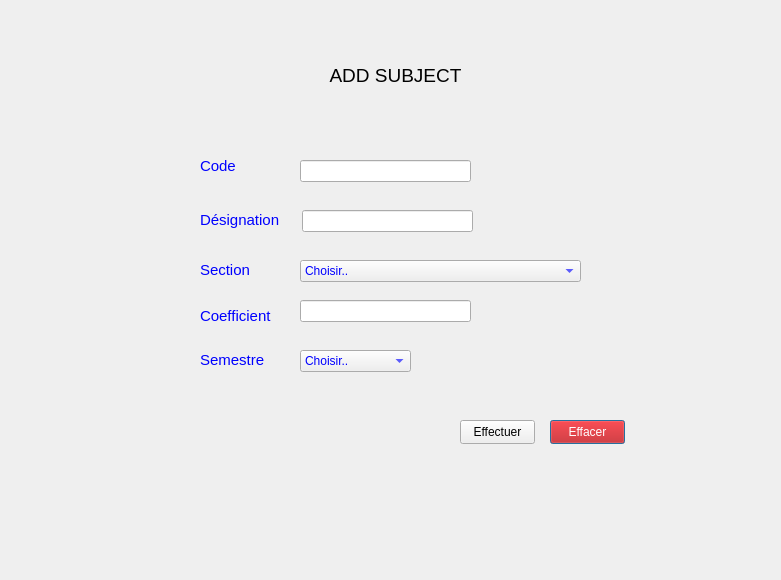
 <widget class="QDialog" name="Dialog">
  <property name="geometry">
   <rect>
    <x>0</x>
    <y>0</y>
    <width>781</width>
    <height>580</height>
   </rect>
  </property>
  <property name="windowTitle">
   <string>Dialog</string>
  </property>
  <property name="styleSheet">
   <string notr="true">QProgressBar:horizontal {
    border: 1px solid #3A3939;
    text-align: center;
    padding: 1px;
    background: #201F1F;
}
QProgressBar::chunk:horizontal {
    background-color: qlineargradient(spread:reflect, x1:1, y1:0.545, x2:1, y2:0, stop:0 rgba(28, 66, 111, 255), stop:1 rgba(37, 87, 146, 255));
}

QToolTip
{
    border: 1px solid #3A3939;
    background-color: rgb(90, 102, 117);;
    color: white;
    padding: 1px;
    opacity: 200;
}

QWidget
{
    color: silver;
    background-color: #302F2F;
    selection-background-color:#3d8ec9;
    selection-color: black;
    background-clip: border;
    border-image: none;
    outline: 0;
}

QWidget:item:hover
{
    background-color: #78879b;
    color: black;
}

QWidget:item:selected
{
    background-color: #3d8ec9;
}

QCheckBox
{
    spacing: 5px;
    outline: none;
    color: #bbb;
    margin-bottom: 2px;
}

QCheckBox:disabled
{
    color: #777777;
}
QCheckBox::indicator,
QGroupBox::indicator
{
    width: 18px;
    height: 18px;
}
QGroupBox::indicator
{
    margin-left: 2px;
}

QCheckBox::indicator:unchecked,
QCheckBox::indicator:unchecked:hover,
QGroupBox::indicator:unchecked,
QGroupBox::indicator:unchecked:hover
{
    image: url(:/dark_blue/img/checkbox_unchecked.png);
}

QCheckBox::indicator:unchecked:focus,
QCheckBox::indicator:unchecked:pressed,
QGroupBox::indicator:unchecked:focus,
QGroupBox::indicator:unchecked:pressed
{
  border: none;
    image: url(:/dark_blue/img/checkbox_unchecked_focus.png);
}

QCheckBox::indicator:checked,
QCheckBox::indicator:checked:hover,
QGroupBox::indicator:checked,
QGroupBox::indicator:checked:hover
{
    image: url(:/dark_blue/img/checkbox_checked.png);
}

QCheckBox::indicator:checked:focus,
QCheckBox::indicator:checked:pressed,
QGroupBox::indicator:checked:focus,
QGroupBox::indicator:checked:pressed
{
  border: none;
    image: url(:/dark_blue/img/checkbox_checked_focus.png);
}

QCheckBox::indicator:indeterminate,
QCheckBox::indicator:indeterminate:hover,
QCheckBox::indicator:indeterminate:pressed
QGroupBox::indicator:indeterminate,
QGroupBox::indicator:indeterminate:hover,
QGroupBox::indicator:indeterminate:pressed
{
    image: url(:/dark_blue/img/checkbox_indeterminate.png);
}

QCheckBox::indicator:indeterminate:focus,
QGroupBox::indicator:indeterminate:focus
{
    image: url(:/dark_blue/img/checkbox_indeterminate_focus.png);
}

QCheckBox::indicator:checked:disabled,
QGroupBox::indicator:checked:disabled
{
    image: url(:/dark_blue/img/checkbox_checked_disabled.png);
}

QCheckBox::indicator:unchecked:disabled,
QGroupBox::indicator:unchecked:disabled
{
    image: url(:/dark_blue/img/checkbox_unchecked_disabled.png);
}

QRadioButton
{
    spacing: 5px;
    outline: none;
    color: #bbb;
    margin-bottom: 2px;
}

QRadioButton:disabled
{
    color: #777777;
}
QRadioButton::indicator
{
    width: 21px;
    height: 21px;
}

QRadioButton::indicator:unchecked,
QRadioButton::indicator:unchecked:hover
{
    image: url(:/dark_blue/img/radio_unchecked.png);
}

QRadioButton::indicator:unchecked:focus,
QRadioButton::indicator:unchecked:pressed
{
  border: none;
  outline: none;
    image: url(:/dark_blue/img/radio_unchecked_focus.png);
}

QRadioButton::indicator:checked,
QRadioButton::indicator:checked:hover
{
  border: none;
  outline: none;
    image: url(:/dark_blue/img/radio_checked.png);
}

QRadioButton::indicator:checked:focus,
QRadioButton::indicato::menu-arrowr:checked:pressed
{
  border: none;
  outline: none;
    image: url(:/dark_blue/img/radio_checked_focus.png);
}

QRadioButton::indicator:indeterminate,
QRadioButton::indicator:indeterminate:hover,
QRadioButton::indicator:indeterminate:pressed
{
        image: url(:/dark_blue/img/radio_indeterminate.png);
}

QRadioButton::indicator:checked:disabled
{
  outline: none;
  image: url(:/dark_blue/img/radio_checked_disabled.png);
}

QRadioButton::indicator:unchecked:disabled
{
    image: url(:/dark_blue/img/radio_unchecked_disabled.png);
}


QMenuBar
{
    background-color: #302F2F;
    color: silver;
}

QMenuBar::item
{
    background: transparent;
}

QMenuBar::item:selected
{
    background: transparent;
    border: 1px solid #3A3939;
}

QMenuBar::item:pressed
{
    border: 1px solid #3A3939;
    background-color: #3d8ec9;
    color: black;
    margin-bottom:-1px;
    padding-bottom:1px;
}

QMenu
{
    border: 1px solid #3A3939;
    color: silver;
    margin: 1px;
}

QMenu::icon
{
    margin: 1px;
}

QMenu::item
{
    padding: 2px 2px 2px 25px;
    margin-left: 5px;
    border: 1px solid transparent; /* reserve space for selection border */
}

QMenu::item:selected
{
    color: black;
}

QMenu::separator {
    height: 2px;
    background: lightblue;
    margin-left: 10px;
    margin-right: 5px;
}

QMenu::indicator {
    width: 16px;
    height: 16px;
}

/* non-exclusive indicator = check box style indicator
   (see QActionGroup::setExclusive) */
QMenu::indicator:non-exclusive:unchecked {
    image: url(:/dark_blue/img/checkbox_unchecked.png);
}

QMenu::indicator:non-exclusive:unchecked:selected {
    image: url(:/dark_blue/img/checkbox_unchecked_disabled.png);
}

QMenu::indicator:non-exclusive:checked {
    image: url(:/dark_blue/img/checkbox_checked.png);
}

QMenu::indicator:non-exclusive:checked:selected {
    image: url(:/dark_blue/img/checkbox_checked_disabled.png);
}

/* exclusive indicator = radio button style indicator (see QActionGroup::setExclusive) */
QMenu::indicator:exclusive:unchecked {
    image: url(:/dark_blue/img/radio_unchecked.png);
}

QMenu::indicator:exclusive:unchecked:selected {
    image: url(:/dark_blue/img/radio_unchecked_disabled.png);
}

QMenu::indicator:exclusive:checked {
    image: url(:/dark_blue/img/radio_checked.png);
}

QMenu::indicator:exclusive:checked:selected {
    image: url(:/dark_blue/img/radio_checked_disabled.png);
}

QMenu::right-arrow {
    margin: 5px;
    image: url(:/dark_blue/img/right_arrow.png)
}


QWidget:disabled
{
    color: #808080;
    background-color: #302F2F;
}

QAbstractItemView
{
    alternate-background-color: #3A3939;
    color: silver;
    border: 1px solid 3A3939;
    border-radius: 2px;
    padding: 1px;
}

QWidget:focus, QMenuBar:focus
{
    border: 1px solid #78879b;
}

QTabWidget:focus, QCheckBox:focus, QRadioButton:focus, QSlider:focus
{
    border: none;
}

QLineEdit
{
    background-color: #201F1F;
    padding: 2px;
    border-style: solid;
    border: 1px solid #3A3939;
    border-radius: 2px;
    color: silver;
}

QGroupBox {
    border:1px solid #3A3939;
    border-radius: 2px;
    margin-top: 20px;
    background-color: #302F2F;
    color: silver;
}

QGroupBox::title {
    subcontrol-origin: margin;
    subcontrol-position: top center;
    padding-left: 10px;
    padding-right: 10px;
    padding-top: 10px;
}

QAbstractScrollArea
{
    border-radius: 2px;
    border: 1px solid #3A3939;
    background-color: transparent;
}

QScrollBar:horizontal
{
    height: 15px;
    margin: 3px 15px 3px 15px;
    border: 1px transparent #2A2929;
    border-radius: 4px;
    background-color: #2A2929;
}

QScrollBar::handle:horizontal
{
    background-color: #605F5F;
    min-width: 5px;
    border-radius: 4px;
}

QScrollBar::add-line:horizontal
{
    margin: 0px 3px 0px 3px;
    border-image: url(:/dark_blue/img/right_arrow_disabled.png);
    width: 10px;
    height: 10px;
    subcontrol-position: right;
    subcontrol-origin: margin;
}

QScrollBar::sub-line:horizontal
{
    margin: 0px 3px 0px 3px;
    border-image: url(:/dark_blue/img/left_arrow_disabled.png);
    height: 10px;
    width: 10px;
    subcontrol-position: left;
    subcontrol-origin: margin;
}

QScrollBar::add-line:horizontal:hover,QScrollBar::add-line:horizontal:on
{
    border-image: url(:/dark_blue/img/right_arrow.png);
    height: 10px;
    width: 10px;
    subcontrol-position: right;
    subcontrol-origin: margin;
}


QScrollBar::sub-line:horizontal:hover, QScrollBar::sub-line:horizontal:on
{
    border-image: url(:/dark_blue/img/left_arrow.png);
    height: 10px;
    width: 10px;
    subcontrol-position: left;
    subcontrol-origin: margin;
}

QScrollBar::up-arrow:horizontal, QScrollBar::down-arrow:horizontal
{
    background: none;
}


QScrollBar::add-page:horizontal, QScrollBar::sub-page:horizontal
{
    background: none;
}

QScrollBar:vertical
{
    background-color: #2A2929;
    width: 15px;
    margin: 15px 3px 15px 3px;
    border: 1px transparent #2A2929;
    border-radius: 4px;
}

QScrollBar::handle:vertical
{
    background-color: #605F5F;
    min-height: 5px;
    border-radius: 4px;
}

QScrollBar::sub-line:vertical
{
    margin: 3px 0px 3px 0px;
    border-image: url(:/dark_blue/img/up_arrow_disabled.png);
    height: 10px;
    width: 10px;
    subcontrol-position: top;
    subcontrol-origin: margin;
}

QScrollBar::add-line:vertical
{
    margin: 3px 0px 3px 0px;
    border-image: url(:/dark_blue/img/down_arrow_disabled.png);
    height: 10px;
    width: 10px;
    subcontrol-position: bottom;
    subcontrol-origin: margin;
}

QScrollBar::sub-line:vertical:hover,QScrollBar::sub-line:vertical:on
{

    border-image: url(:/dark_blue/img/up_arrow.png);
    height: 10px;
    width: 10px;
    subcontrol-position: top;
    subcontrol-origin: margin;
}


QScrollBar::add-line:vertical:hover, QScrollBar::add-line:vertical:on
{
    border-image: url(:/dark_blue/img/down_arrow.png);
    height: 10px;
    width: 10px;
    subcontrol-position: bottom;
    subcontrol-origin: margin;
}

QScrollBar::up-arrow:vertical, QScrollBar::down-arrow:vertical
{
    background: none;
}


QScrollBar::add-page:vertical, QScrollBar::sub-page:vertical
{
    background: none;
}

QTextEdit
{
    background-color: #201F1F;
    color: silver;
    border: 1px solid #3A3939;
}

QPlainTextEdit
{
    background-color: #201F1F;;
    color: silver;
    border-radius: 2px;
    border: 1px solid #3A3939;
}

QHeaderView::section
{
    background-color: #3A3939;
    color: silver;
    padding-left: 4px;
    border: 1px solid #6c6c6c;
}

QSizeGrip {
    image: url(:/dark_blue/img/sizegrip.png);
    width: 12px;
    height: 12px;
}

QMainWindow
{
    background-color: #302F2F;

}

QMainWindow::separator
{
    background-color: #302F2F;
    color: white;
    padding-left: 4px;
    spacing: 2px;
    border: 1px dashed #3A3939;
}

QMainWindow::separator:hover
{

    background-color: #787876;
    color: white;
    padding-left: 4px;
    border: 1px solid #3A3939;
    spacing: 2px;
}


QMenu::separator
{
    height: 1px;
    background-color: #3A3939;
    color: white;
    padding-left: 4px;
    margin-left: 10px;
    margin-right: 5px;
}


QFrame
{
    border-radius: 2px;
    border: 1px solid #444;
}

QFrame[frameShape=&quot;0&quot;]
{
    border-radius: 2px;
    border: 1px transparent #444;
}

QStackedWidget
{
    background-color: #302F2F;
    border: 1px transparent black;
}

QToolBar {
    border: 1px transparent #393838;
    background: 1px solid #302F2F;
    font-weight: bold;
}

QToolBar::handle:horizontal {
    image: url(:/dark_blue/img/Hmovetoolbar.png);
}
QToolBar::handle:vertical {
    image: url(:/dark_blue/img/Vmovetoolbar.png);
}
QToolBar::separator:horizontal {
    image: url(:/dark_blue/img/Hsepartoolbar.png);
}
QToolBar::separator:vertical {
    image: url(:/dark_blue/img/Vsepartoolbars.png);
}

QPushButton
{
    color: silver;
    background-color: #302F2F;
    border-width: 2px;
    border-color: #4A4949;
    border-style: solid;
    padding-top: 2px;
    padding-bottom: 2px;
    padding-left: 10px;
    padding-right: 10px;
    border-radius: 4px;
    /* outline: none; */
    /* min-width: 40px; */
}

QPushButton:disabled
{
    background-color: #302F2F;
    border-width: 2px;
    border-color: #3A3939;
    border-style: solid;
    padding-top: 2px;
    padding-bottom: 2px;
    padding-left: 10px;
    padding-right: 10px;
    /*border-radius: 2px;*/
    color: #808080;
}

QPushButton:focus {
    background-color: #3d8ec9;
    color: white;
}

QComboBox
{
    selection-background-color: #3d8ec9;
    background-color: #201F1F;
    border-style: solid;
    border: 1px solid #3A3939;
    border-radius: 2px;
    padding: 2px;
    min-width: 75px;
}

QPushButton:checked{
    background-color: #4A4949;
    border-color: #6A6969;
}

QPushButton:hover {
    border: 2px solid #78879b;
    color: silver;
}

QComboBox:hover, QAbstractSpinBox:hover,QLineEdit:hover,QTextEdit:hover,QPlainTextEdit:hover,QAbstractView:hover,QTreeView:hover
{
    border: 1px solid #78879b;
    color: silver;
}

QComboBox:on
{
    background-color: #626873;
    padding-top: 3px;
    padding-left: 4px;
    selection-background-color: #4a4a4a;
}

QComboBox QAbstractItemView
{
    background-color: #201F1F;
    border-radius: 2px;
    border: 1px solid #444;
    selection-background-color: #3d8ec9;
    color: silver;
}

QComboBox::drop-down
{
    subcontrol-origin: padding;
    subcontrol-position: top right;
    width: 15px;

    border-left-width: 0px;
    border-left-color: darkgray;
    border-left-style: solid;
    border-top-right-radius: 3px;
    border-bottom-right-radius: 3px;
}

QComboBox::down-arrow
{
    image: url(:/dark_blue/img/down_arrow_disabled.png);
}

QComboBox::down-arrow:on, QComboBox::down-arrow:hover,
QComboBox::down-arrow:focus
{
    image: url(:/dark_blue/img/down_arrow.png);
}

QPushButton:pressed
{
    background-color: #484846;
}

QAbstractSpinBox {
    padding-top: 2px;
    padding-bottom: 2px;
    border: 1px solid #3A3939;
    background-color: #201F1F;
    color: silver;
    border-radius: 2px;
    min-width: 75px;
}

QAbstractSpinBox:up-button
{
    background-color: transparent;
    subcontrol-origin: border;
    subcontrol-position: top right;
}

QAbstractSpinBox:down-button
{
    background-color: transparent;
    subcontrol-origin: border;
    subcontrol-position: bottom right;
}

QAbstractSpinBox::up-arrow,QAbstractSpinBox::up-arrow:disabled,QAbstractSpinBox::up-arrow:off {
    image: url(:/dark_blue/img/up_arrow_disabled.png);
    width: 10px;
    height: 10px;
}
QAbstractSpinBox::up-arrow:hover
{
    image: url(:/dark_blue/img/up_arrow.png);
}


QAbstractSpinBox::down-arrow,QAbstractSpinBox::down-arrow:disabled,QAbstractSpinBox::down-arrow:off
{
    image: url(:/dark_blue/img/down_arrow_disabled.png);
    width: 10px;
    height: 10px;
}
QAbstractSpinBox::down-arrow:hover
{
    image: url(:/dark_blue/img/down_arrow.png);
}


QLabel
{
    border: 0px solid black;
}

QTabWidget{
    border: 1px transparent black;
}

QTabWidget::pane {
    border: 1px solid #444;
    border-radius: 3px;
    padding: 3px;
}

QTabBar
{
    qproperty-drawBase: 0;
    left: 5px; /* move to the right by 5px */
}

QTabBar:focus
{
    border: 0px transparent black;
}

QTabBar::close-button  {
    image: url(:/dark_blue/img/close.png);
    background: transparent;
}

QTabBar::close-button:hover
{
    image: url(:/dark_blue/img/close-hover.png);
    background: transparent;
}

QTabBar::close-button:pressed {
    image: url(:/dark_blue/img/close-pressed.png);
    background: transparent;
}

/* TOP TABS */
QTabBar::tab:top {
    color: #b1b1b1;
    border: 1px solid #4A4949;
    border-bottom: 1px transparent black;
    background-color: #302F2F;
    padding: 5px;
    border-top-left-radius: 2px;
    border-top-right-radius: 2px;
}

QTabBar::tab:top:!selected
{
    color: #b1b1b1;
    background-color: #201F1F;
    border: 1px transparent #4A4949;
    border-bottom: 1px transparent #4A4949;
    border-top-left-radius: 0px;
    border-top-right-radius: 0px;
}

QTabBar::tab:top:!selected:hover {
    background-color: #48576b;
}

/* BOTTOM TABS */
QTabBar::tab:bottom {
    color: #b1b1b1;
    border: 1px solid #4A4949;
    border-top: 1px transparent black;
    background-color: #302F2F;
    padding: 5px;
    border-bottom-left-radius: 2px;
    border-bottom-right-radius: 2px;
}

QTabBar::tab:bottom:!selected
{
    color: #b1b1b1;
    background-color: #201F1F;
    border: 1px transparent #4A4949;
    border-top: 1px transparent #4A4949;
    border-bottom-left-radius: 0px;
    border-bottom-right-radius: 0px;
}

QTabBar::tab:bottom:!selected:hover {
    background-color: #78879b;
}

/* LEFT TABS */
QTabBar::tab:left {
    color: #b1b1b1;
    border: 1px solid #4A4949;
    border-left: 1px transparent black;
    background-color: #302F2F;
    padding: 5px;
    border-top-right-radius: 2px;
    border-bottom-right-radius: 2px;
}

QTabBar::tab:left:!selected
{
    color: #b1b1b1;
    background-color: #201F1F;
    border: 1px transparent #4A4949;
    border-right: 1px transparent #4A4949;
    border-top-right-radius: 0px;
    border-bottom-right-radius: 0px;
}

QTabBar::tab:left:!selected:hover {
    background-color: #48576b;
}


/* RIGHT TABS */
QTabBar::tab:right {
    color: #b1b1b1;
    border: 1px solid #4A4949;
    border-right: 1px transparent black;
    background-color: #302F2F;
    padding: 5px;
    border-top-left-radius: 2px;
    border-bottom-left-radius: 2px;
}

QTabBar::tab:right:!selected
{
    color: #b1b1b1;
    background-color: #201F1F;
    border: 1px transparent #4A4949;
    border-right: 1px transparent #4A4949;
    border-top-left-radius: 0px;
    border-bottom-left-radius: 0px;
}

QTabBar::tab:right:!selected:hover {
    background-color: #48576b;
}

QTabBar QToolButton::right-arrow:enabled {
     image: url(:/dark_blue/img/right_arrow.png);
 }

 QTabBar QToolButton::left-arrow:enabled {
     image: url(:/dark_blue/img/left_arrow.png);
 }

QTabBar QToolButton::right-arrow:disabled {
     image: url(:/dark_blue/img/right_arrow_disabled.png);
 }

 QTabBar QToolButton::left-arrow:disabled {
     image: url(:/dark_blue/img/left_arrow_disabled.png);
 }


QDockWidget {
    border: 1px solid #403F3F;
    titlebar-close-icon: url(:/dark_blue/img/close.png);
    titlebar-normal-icon: url(:/dark_blue/img/undock.png);
}

QDockWidget::close-button, QDockWidget::float-button {
    border: 1px solid transparent;
    border-radius: 2px;
    background: transparent;
}

QDockWidget::close-button:hover, QDockWidget::float-button:hover {
    background: rgba(255, 255, 255, 10);
}

QDockWidget::close-button:pressed, QDockWidget::float-button:pressed {
    padding: 1px -1px -1px 1px;
    background: rgba(255, 255, 255, 10);
}

QTreeView, QListView, QTextBrowser, AtLineEdit, AtLineEdit::hover {
    border: 1px solid #444;
    background-color: silver;
    border-radius: 3px;
    margin-left: 3px;
    color: black;
}

QTreeView:branch:selected, QTreeView:branch:hover {
    background: url(:/dark_blue/img/transparent.png);
}

QTreeView::branch:has-siblings:!adjoins-item {
    border-image: url(:/dark_blue/img/transparent.png);
}

QTreeView::branch:has-siblings:adjoins-item {
    border-image: url(:/dark_blue/img/transparent.png);
}

QTreeView::branch:!has-children:!has-siblings:adjoins-item {
    border-image: url(:/dark_blue/img/transparent.png);
}

QTreeView::branch:has-children:!has-siblings:closed,
QTreeView::branch:closed:has-children:has-siblings {
    image: url(:/dark_blue/img/branch_closed.png);
}

QTreeView::branch:open:has-children:!has-siblings,
QTreeView::branch:open:has-children:has-siblings  {
    image: url(:/dark_blue/img/branch_open.png);
}

QTreeView::branch:has-children:!has-siblings:closed:hover,
QTreeView::branch:closed:has-children:has-siblings:hover {
    image: url(:/dark_blue/img/branch_closed-on.png);
    }

QTreeView::branch:open:has-children:!has-siblings:hover,
QTreeView::branch:open:has-children:has-siblings:hover  {
    image: url(:/dark_blue/img/branch_open-on.png);
    }

QListView::item:!selected:hover, QListView::item:!selected:hover, QTreeView::item:!selected:hover  {
    background: rgba(0, 0, 0, 0);
    outline: 0;
    color: #FFFFFF
}

QListView::item:selected:hover, QListView::item:selected:hover, QTreeView::item:selected:hover  {
    background: #3d8ec9;
    color: #FFFFFF;
}

QSlider::groove:horizontal {
    border: 1px solid #3A3939;
    height: 8px;
    background: #201F1F;
    margin: 2px 0;
    border-radius: 2px;
}

QSlider::handle:horizontal {
    background: QLinearGradient( x1: 0, y1: 0, x2: 0, y2: 1,
      stop: 0.0 silver, stop: 0.2 #a8a8a8, stop: 1 #727272);
    border: 1px solid #3A3939;
    width: 14px;
    height: 14px;
    margin: -4px 0;
    border-radius: 2px;
}

QSlider::groove:vertical {
    border: 1px solid #3A3939;
    width: 8px;
    background: #201F1F;
    margin: 0 0px;
    border-radius: 2px;
}

QSlider::handle:vertical {
    background: QLinearGradient( x1: 0, y1: 0, x2: 0, y2: 1, stop: 0.0 silver,
    stop: 0.2 #a8a8a8, stop: 1 #727272);
    border: 1px solid #3A3939;
    width: 14px;
    height: 14px;
    margin: 0 -4px;
    border-radius: 2px;
}

QToolButton {
    /*  background-color: transparent; */
    border: 2px transparent #4A4949;
    border-radius: 4px;
    background-color: dimgray;
    margin: 2px;
    padding: 2px;
}

QToolButton[popupMode=&quot;1&quot;] { /* only for MenuButtonPopup */
 padding-right: 20px; /* make way for the popup button */
 border: 2px transparent #4A4949;
 border-radius: 4px;
}

QToolButton[popupMode=&quot;2&quot;] { /* only for InstantPopup */
 padding-right: 10px; /* make way for the popup button */
 border: 2px transparent #4A4949;
}


QToolButton:hover, QToolButton::menu-button:hover {
    border: 2px solid #78879b;
}

QToolButton:checked, QToolButton:pressed,
    QToolButton::menu-button:pressed {
    background-color: #4A4949;
    border: 2px solid #78879b;
}

/* the subcontrol below is used only in the InstantPopup or DelayedPopup mode */
QToolButton::menu-indicator {
    image: url(:/dark_blue/img/down_arrow.png);
    top: -7px; left: -2px; /* shift it a bit */
}

/* the subcontrols below are used only in the MenuButtonPopup mode */
QToolButton::menu-button {
    border: 1px transparent #4A4949;
    border-top-right-radius: 6px;
    border-bottom-right-radius: 6px;
    /* 16px width + 4px for border = 20px allocated above */
    width: 16px;
    outline: none;
}

QToolButton::menu-arrow {
    image: url(:/dark_blue/img/down_arrow.png);
}

QToolButton::menu-arrow:open {
    top: 1px; left: 1px; /* shift it a bit */
    border: 1px solid #3A3939;
}

QPushButton::menu-indicator  {
    subcontrol-origin: padding;
    subcontrol-position: bottom right;
    left: 4px;
}

QTableView
{
    border: 1px solid #444;
    gridline-color: #6c6c6c;
    background-color: #201F1F;
}


QTableView, QHeaderView
{
    border-radius: 0px;
}

QTableView::item:pressed, QListView::item:pressed, QTreeView::item:pressed  {
    background: #78879b;
    color: #FFFFFF;
}

QTableView::item:selected:active, QTreeView::item:selected:active, QListView::item:selected:active  {
    background: #3d8ec9;
    color: #FFFFFF;
}


QHeaderView
{
    border: 1px transparent;
    border-radius: 2px;
    margin: 0px;
    padding: 0px;
}

QHeaderView::section  {
    background-color: #3A3939;
    color: silver;
    padding: 4px;
    border: 1px solid #6c6c6c;
    border-radius: 0px;
    text-align: center;
}

QHeaderView::section::vertical::first, QHeaderView::section::vertical::only-one
{
    border-top: 1px solid #6c6c6c;
}

QHeaderView::section::vertical
{
    border-top: transparent;
}

QHeaderView::section::horizontal::first, QHeaderView::section::horizontal::only-one
{
    border-left: 1px solid #6c6c6c;
}

QHeaderView::section::horizontal
{
    border-left: transparent;
}


QHeaderView::section:checked
 {
    color: white;
    background-color: #5A5959;
 }

 /* style the sort indicator */
QHeaderView::down-arrow {
    image: url(:/dark_blue/img/down_arrow.png);
}

QHeaderView::up-arrow {
    image: url(:/dark_blue/img/up_arrow.png);
}


QTableCornerButton::section {
    background-color: #3A3939;
    border: 1px solid #3A3939;
    border-radius: 2px;
}

QToolBox  {
    padding: 3px;
    border: 1px transparent black;
}

QToolBox::tab {
    color: #b1b1b1;
    background-color: #302F2F;
    border: 1px solid #4A4949;
    border-bottom: 1px transparent #302F2F;
    border-top-left-radius: 5px;
    border-top-right-radius: 5px;
}

 QToolBox::tab:selected { /* italicize selected tabs */
    font: italic;
    background-color: #302F2F;
    border-color: #3d8ec9;
 }

QStatusBar::item {
    border: 1px solid #3A3939;
    border-radius: 2px;
 }


QFrame[height=&quot;3&quot;], QFrame[width=&quot;3&quot;] {
    background-color: #AAA;
}


QSplitter::handle {
    border: 1px dashed #3A3939;
}

QSplitter::handle:hover {
    background-color: #787876;
    border: 1px solid #3A3939;
}

QSplitter::handle:horizontal {
    width: 1px;
}

QSplitter::handle:vertical {
    height: 1px;
}

QListWidget {
    background-color: silver;
    border-radius: 5px;
    margin-left: 5px;
}

QListWidget::item {
    color: black;
}

QMessageBox {
    messagebox-critical-icon	: url(:/dark_blue/img/critical.png);
    messagebox-information-icon	: url(:/dark_blue/img/information.png);
    messagebox-question-icon	: url(:/dark_blue/img/question.png);
    messagebox-warning-icon:    : url(:/dark_blue/img/warning.png);
}

ColorButton::enabled {
    border-radius: 0px;
    border: 1px solid #444444;
}

ColorButton::disabled {
    border-radius: 0px;
    border: 1px solid #AAAAAA;
}</string>
  </property>
  <widget class="QPushButton" name="pushButton_2">
   <property name="geometry">
    <rect>
     <x>550</x>
     <y>420</y>
     <width>75</width>
     <height>24</height>
    </rect>
   </property>
   <property name="font">
    <font/>
   </property>
   <property name="styleSheet">
    <string notr="true">color: white;
background-color: rgb(193, 0, 0);
</string>
   </property>
   <property name="text">
    <string>Effacer</string>
   </property>
   <property name="autoDefault">
    <bool>true</bool>
   </property>
  </widget>
  <widget class="QLabel" name="label_6">
   <property name="geometry">
    <rect>
     <x>200</x>
     <y>300</y>
     <width>91</width>
     <height>31</height>
    </rect>
   </property>
   <property name="font">
    <font>
     <pointsize>11</pointsize>
     <bold>false</bold>
    </font>
   </property>
   <property name="styleSheet">
    <string notr="true">* {
	color: blue;
	display:inline-block;
    text-align: left;
    width: 100px;
}</string>
   </property>
   <property name="text">
    <string>Coefficient</string>
   </property>
  </widget>
  <widget class="QLineEdit" name="lineEdit_3">
   <property name="geometry">
    <rect>
     <x>300</x>
     <y>300</y>
     <width>171</width>
     <height>22</height>
    </rect>
   </property>
   <property name="styleSheet">
    <string notr="true">color: rgb(0, 0, 255);</string>
   </property>
  </widget>
  <widget class="QLabel" name="label">
   <property name="geometry">
    <rect>
     <x>200</x>
     <y>150</y>
     <width>71</width>
     <height>31</height>
    </rect>
   </property>
   <property name="font">
    <font>
     <pointsize>11</pointsize>
     <bold>false</bold>
    </font>
   </property>
   <property name="styleSheet">
    <string notr="true">* {
	color: blue;
	display:inline-block;
    text-align: left;
    width: 100px;
}</string>
   </property>
   <property name="text">
    <string>Code</string>
   </property>
  </widget>
  <widget class="QLabel" name="label_7">
   <property name="geometry">
    <rect>
     <x>200</x>
     <y>260</y>
     <width>91</width>
     <height>20</height>
    </rect>
   </property>
   <property name="font">
    <font>
     <pointsize>11</pointsize>
     <bold>false</bold>
    </font>
   </property>
   <property name="styleSheet">
    <string notr="true">* {
	color: blue;
	display:inline-block;
    text-align: left;
    width: 100px;
}</string>
   </property>
   <property name="text">
    <string>Section          </string>
   </property>
  </widget>
  <widget class="QLineEdit" name="lineEdit_2">
   <property name="geometry">
    <rect>
     <x>302</x>
     <y>210</y>
     <width>171</width>
     <height>22</height>
    </rect>
   </property>
   <property name="styleSheet">
    <string notr="true">color: rgb(0, 0, 255);</string>
   </property>
  </widget>
  <widget class="QComboBox" name="comboBox_2">
   <property name="geometry">
    <rect>
     <x>300</x>
     <y>350</y>
     <width>111</width>
     <height>22</height>
    </rect>
   </property>
   <property name="styleSheet">
    <string notr="true">* {
	color: rgb(0, 0, 255);
	display:inline-block;
    text-align: left;
    width: 100px;
}</string>
   </property>
   <item>
    <property name="text">
     <string>Choisir..</string>
    </property>
   </item>
   <item>
    <property name="text">
     <string>SEMESTRE 1</string>
    </property>
   </item>
   <item>
    <property name="text">
     <string>SEMESTRE 2</string>
    </property>
   </item>
  </widget>
  <widget class="QPushButton" name="pushButton">
   <property name="geometry">
    <rect>
     <x>460</x>
     <y>420</y>
     <width>75</width>
     <height>24</height>
    </rect>
   </property>
   <property name="font">
    <font/>
   </property>
   <property name="autoFillBackground">
    <bool>false</bool>
   </property>
   <property name="styleSheet">
    <string notr="true"/>
   </property>
   <property name="text">
    <string>Effectuer</string>
   </property>
   <property name="autoDefault">
    <bool>true</bool>
   </property>
   <property name="default">
    <bool>false</bool>
   </property>
   <property name="flat">
    <bool>false</bool>
   </property>
  </widget>
  <widget class="QLineEdit" name="lineEdit">
   <property name="geometry">
    <rect>
     <x>300</x>
     <y>160</y>
     <width>171</width>
     <height>22</height>
    </rect>
   </property>
   <property name="styleSheet">
    <string notr="true">color: rgb(0, 0, 255);</string>
   </property>
  </widget>
  <widget class="QComboBox" name="comboBox">
   <property name="geometry">
    <rect>
     <x>300</x>
     <y>260</y>
     <width>281</width>
     <height>22</height>
    </rect>
   </property>
   <property name="styleSheet">
    <string notr="true">* {
	color: rgb(0, 0, 255);
	display:inline-block;
    text-align: left;
    width: 100px;
}</string>
   </property>
   <item>
    <property name="text">
     <string notr="true">Choisir..</string>
    </property>
   </item>
   <item>
    <property name="text">
     <string>Licence en électronique électrotechnique et automatique (L-EAA)</string>
    </property>
   </item>
   <item>
    <property name="text">
     <string>Licence en sciences de l’informatique</string>
    </property>
   </item>
   <item>
    <property name="text">
     <string>Licence en mathématiques appliquée (L-M)</string>
    </property>
   </item>
   <item>
    <property name="text">
     <string>Licence en systèmes embarqués (L-SE)</string>
    </property>
   </item>
   <item>
    <property name="text">
     <string>Diplôme national d'ingénieur en électronique (ING)</string>
    </property>
   </item>
   <item>
    <property name="text">
     <string>Cycle préparatoire intégré (CPI)</string>
    </property>
   </item>
   <item>
    <property name="text">
     <string>Mastère de recherche en génie logiciel (MR-GL)</string>
    </property>
   </item>
   <item>
    <property name="text">
     <string>Mastère professionnel en génie logiciel (MP-GL)</string>
    </property>
   </item>
  </widget>
  <widget class="QLabel" name="label_19">
   <property name="geometry">
    <rect>
     <x>240</x>
     <y>60</y>
     <width>311</width>
     <height>31</height>
    </rect>
   </property>
   <property name="font">
    <font>
     <pointsize>14</pointsize>
     <bold>false</bold>
    </font>
   </property>
   <property name="autoFillBackground">
    <bool>false</bool>
   </property>
   <property name="text">
    <string>ADD SUBJECT</string>
   </property>
   <property name="alignment">
    <set>Qt::AlignCenter</set>
   </property>
  </widget>
  <widget class="QLabel" name="label_2">
   <property name="geometry">
    <rect>
     <x>200</x>
     <y>210</y>
     <width>101</width>
     <height>20</height>
    </rect>
   </property>
   <property name="font">
    <font>
     <pointsize>11</pointsize>
     <bold>false</bold>
    </font>
   </property>
   <property name="styleSheet">
    <string notr="true">* {
	color: blue;
	display:inline-block;
    text-align: left;
    width: 100px;
}</string>
   </property>
   <property name="text">
    <string>Désignation</string>
   </property>
  </widget>
  <widget class="QLabel" name="label_9">
   <property name="geometry">
    <rect>
     <x>200</x>
     <y>350</y>
     <width>91</width>
     <height>20</height>
    </rect>
   </property>
   <property name="font">
    <font>
     <pointsize>11</pointsize>
     <bold>false</bold>
    </font>
   </property>
   <property name="styleSheet">
    <string notr="true">* {
	color: blue;
	display:inline-block;
    text-align: left;
    width: 100px;
}</string>
   </property>
   <property name="text">
    <string>Semestre</string>
   </property>
  </widget>
 </widget>
